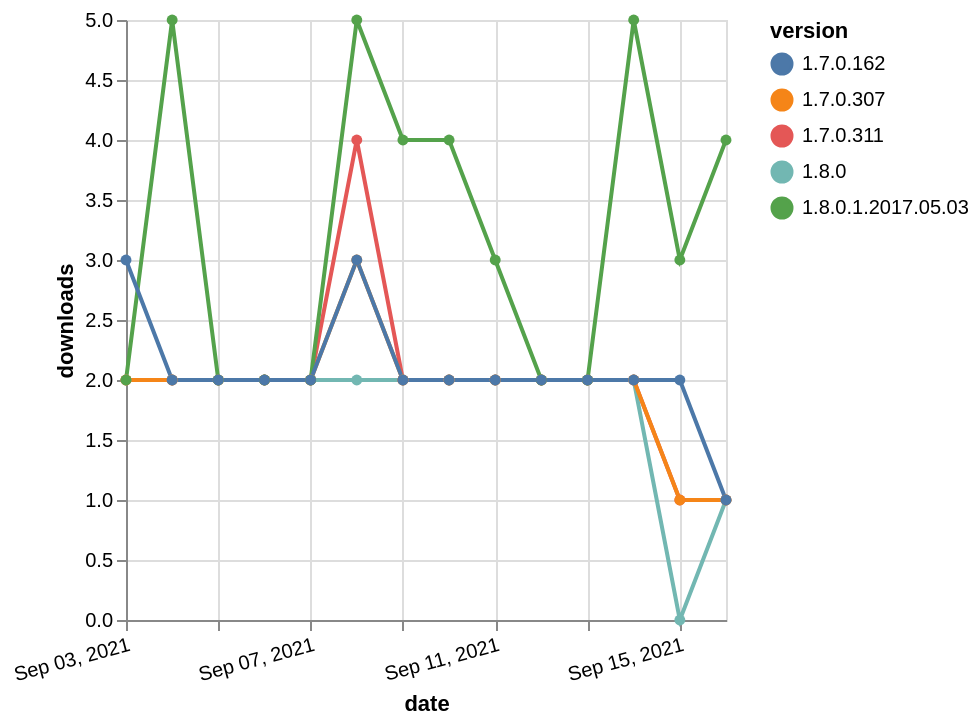

Source (Vega-Lite JSON):
### Vega-Lite specification from a JSON file in a GitHub repository (floating-point values rounded to 4 significant figures)
{"$schema": "https://vega.github.io/schema/vega-lite/v5.json", "description": "A simple bar chart with embedded data.", "data": {"values": [{"date": "2021-09-03", "total": 4906, "delta": 2, "version": "1.7.0.311"}, {"date": "2021-09-04", "total": 4908, "delta": 2, "version": "1.7.0.311"}, {"date": "2021-09-05", "total": 4910, "delta": 2, "version": "1.7.0.311"}, {"date": "2021-09-06", "total": 4912, "delta": 2, "version": "1.7.0.311"}, {"date": "2021-09-07", "total": 4914, "delta": 2, "version": "1.7.0.311"}, {"date": "2021-09-08", "total": 4918, "delta": 4, "version": "1.7.0.311"}, {"date": "2021-09-09", "total": 4920, "delta": 2, "version": "1.7.0.311"}, {"date": "2021-09-10", "total": 4922, "delta": 2, "version": "1.7.0.311"}, {"date": "2021-09-11", "total": 4924, "delta": 2, "version": "1.7.0.311"}, {"date": "2021-09-12", "total": 4926, "delta": 2, "version": "1.7.0.311"}, {"date": "2021-09-13", "total": 4928, "delta": 2, "version": "1.7.0.311"}, {"date": "2021-09-14", "total": 4930, "delta": 2, "version": "1.7.0.311"}, {"date": "2021-09-15", "total": 4931, "delta": 1, "version": "1.7.0.311"}, {"date": "2021-09-16", "total": 4932, "delta": 1, "version": "1.7.0.311"}, {"date": "2021-09-03", "total": 2394, "delta": 2, "version": "1.8.0"}, {"date": "2021-09-04", "total": 2396, "delta": 2, "version": "1.8.0"}, {"date": "2021-09-05", "total": 2398, "delta": 2, "version": "1.8.0"}, {"date": "2021-09-06", "total": 2400, "delta": 2, "version": "1.8.0"}, {"date": "2021-09-07", "total": 2402, "delta": 2, "version": "1.8.0"}, {"date": "2021-09-08", "total": 2404, "delta": 2, "version": "1.8.0"}, {"date": "2021-09-09", "total": 2406, "delta": 2, "version": "1.8.0"}, {"date": "2021-09-10", "total": 2408, "delta": 2, "version": "1.8.0"}, {"date": "2021-09-11", "total": 2410, "delta": 2, "version": "1.8.0"}, {"date": "2021-09-12", "total": 2412, "delta": 2, "version": "1.8.0"}, {"date": "2021-09-13", "total": 2414, "delta": 2, "version": "1.8.0"}, {"date": "2021-09-14", "total": 2416, "delta": 2, "version": "1.8.0"}, {"date": "2021-09-15", "total": 2416, "delta": 0, "version": "1.8.0"}, {"date": "2021-09-16", "total": 2417, "delta": 1, "version": "1.8.0"}, {"date": "2021-09-03", "total": 3371, "delta": 2, "version": "1.7.0.307"}, {"date": "2021-09-04", "total": 3373, "delta": 2, "version": "1.7.0.307"}, {"date": "2021-09-05", "total": 3375, "delta": 2, "version": "1.7.0.307"}, {"date": "2021-09-06", "total": 3377, "delta": 2, "version": "1.7.0.307"}, {"date": "2021-09-07", "total": 3379, "delta": 2, "version": "1.7.0.307"}, {"date": "2021-09-08", "total": 3382, "delta": 3, "version": "1.7.0.307"}, {"date": "2021-09-09", "total": 3384, "delta": 2, "version": "1.7.0.307"}, {"date": "2021-09-10", "total": 3386, "delta": 2, "version": "1.7.0.307"}, {"date": "2021-09-11", "total": 3388, "delta": 2, "version": "1.7.0.307"}, {"date": "2021-09-12", "total": 3390, "delta": 2, "version": "1.7.0.307"}, {"date": "2021-09-13", "total": 3392, "delta": 2, "version": "1.7.0.307"}, {"date": "2021-09-14", "total": 3394, "delta": 2, "version": "1.7.0.307"}, {"date": "2021-09-15", "total": 3395, "delta": 1, "version": "1.7.0.307"}, {"date": "2021-09-16", "total": 3396, "delta": 1, "version": "1.7.0.307"}, {"date": "2021-09-03", "total": 5355, "delta": 2, "version": "1.8.0.1.2017.05.03"}, {"date": "2021-09-04", "total": 5360, "delta": 5, "version": "1.8.0.1.2017.05.03"}, {"date": "2021-09-05", "total": 5362, "delta": 2, "version": "1.8.0.1.2017.05.03"}, {"date": "2021-09-06", "total": 5364, "delta": 2, "version": "1.8.0.1.2017.05.03"}, {"date": "2021-09-07", "total": 5366, "delta": 2, "version": "1.8.0.1.2017.05.03"}, {"date": "2021-09-08", "total": 5371, "delta": 5, "version": "1.8.0.1.2017.05.03"}, {"date": "2021-09-09", "total": 5375, "delta": 4, "version": "1.8.0.1.2017.05.03"}, {"date": "2021-09-10", "total": 5379, "delta": 4, "version": "1.8.0.1.2017.05.03"}, {"date": "2021-09-11", "total": 5382, "delta": 3, "version": "1.8.0.1.2017.05.03"}, {"date": "2021-09-12", "total": 5384, "delta": 2, "version": "1.8.0.1.2017.05.03"}, {"date": "2021-09-13", "total": 5386, "delta": 2, "version": "1.8.0.1.2017.05.03"}, {"date": "2021-09-14", "total": 5391, "delta": 5, "version": "1.8.0.1.2017.05.03"}, {"date": "2021-09-15", "total": 5394, "delta": 3, "version": "1.8.0.1.2017.05.03"}, {"date": "2021-09-16", "total": 5398, "delta": 4, "version": "1.8.0.1.2017.05.03"}, {"date": "2021-09-03", "total": 4651, "delta": 3, "version": "1.7.0.162"}, {"date": "2021-09-04", "total": 4653, "delta": 2, "version": "1.7.0.162"}, {"date": "2021-09-05", "total": 4655, "delta": 2, "version": "1.7.0.162"}, {"date": "2021-09-06", "total": 4657, "delta": 2, "version": "1.7.0.162"}, {"date": "2021-09-07", "total": 4659, "delta": 2, "version": "1.7.0.162"}, {"date": "2021-09-08", "total": 4662, "delta": 3, "version": "1.7.0.162"}, {"date": "2021-09-09", "total": 4664, "delta": 2, "version": "1.7.0.162"}, {"date": "2021-09-10", "total": 4666, "delta": 2, "version": "1.7.0.162"}, {"date": "2021-09-11", "total": 4668, "delta": 2, "version": "1.7.0.162"}, {"date": "2021-09-12", "total": 4670, "delta": 2, "version": "1.7.0.162"}, {"date": "2021-09-13", "total": 4672, "delta": 2, "version": "1.7.0.162"}, {"date": "2021-09-14", "total": 4674, "delta": 2, "version": "1.7.0.162"}, {"date": "2021-09-15", "total": 4676, "delta": 2, "version": "1.7.0.162"}, {"date": "2021-09-16", "total": 4677, "delta": 1, "version": "1.7.0.162"}]}, "width": "container", "mark": {"type": "line", "point": {"filled": true}}, "encoding": {"x": {"field": "date", "type": "temporal", "timeUnit": "yearmonthdate", "title": "date", "axis": {"labelAngle": -15}}, "y": {"field": "delta", "type": "quantitative", "title": "downloads"}, "color": {"field": "version", "type": "nominal"}, "tooltip": {"field": "delta"}}}
